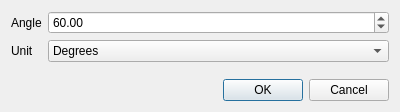
<?xml version="1.0" encoding="UTF-8"?>
<ui version="4.0">
 <class>TiltingAngleParametersDialog</class>
 <widget class="QDialog" name="TiltingAngleParametersDialog">
  <property name="windowModality">
   <enum>Qt::ApplicationModal</enum>
  </property>
  <property name="geometry">
   <rect>
    <x>0</x>
    <y>0</y>
    <width>400</width>
    <height>112</height>
   </rect>
  </property>
  <property name="minimumSize">
   <size>
    <width>400</width>
    <height>112</height>
   </size>
  </property>
  <property name="windowTitle">
   <string>Tilting Angle Parameters</string>
  </property>
  <layout class="QGridLayout" name="gridLayout">
   <item row="0" column="0">
    <layout class="QFormLayout" name="formLayout">
     <item row="0" column="0">
      <widget class="QLabel" name="angleLabel">
       <property name="text">
        <string>Angle</string>
       </property>
      </widget>
     </item>
     <item row="1" column="0">
      <widget class="QLabel" name="unitLabel">
       <property name="text">
        <string>Unit</string>
       </property>
      </widget>
     </item>
     <item row="1" column="1">
      <widget class="QComboBox" name="unitComboBox">
       <item>
        <property name="text">
         <string>Degrees</string>
        </property>
       </item>
       <item>
        <property name="text">
         <string>Radians</string>
        </property>
       </item>
      </widget>
     </item>
     <item row="0" column="1">
      <widget class="QDoubleSpinBox" name="angleDoubleSpinBox">
       <property name="maximum">
        <double>9999999.000000000000000</double>
       </property>
       <property name="singleStep">
        <double>0.010000000000000</double>
       </property>
       <property name="value">
        <double>60.000000000000000</double>
       </property>
      </widget>
     </item>
    </layout>
   </item>
   <item row="1" column="0">
    <widget class="QDialogButtonBox" name="buttonBox">
     <property name="orientation">
      <enum>Qt::Horizontal</enum>
     </property>
     <property name="standardButtons">
      <set>QDialogButtonBox::Cancel|QDialogButtonBox::Ok</set>
     </property>
    </widget>
   </item>
  </layout>
 </widget>
 <tabstops>
  <tabstop>angleDoubleSpinBox</tabstop>
  <tabstop>unitComboBox</tabstop>
 </tabstops>
 <resources/>
 <connections>
  <connection>
   <sender>buttonBox</sender>
   <signal>accepted()</signal>
   <receiver>TiltingAngleParametersDialog</receiver>
   <slot>accept()</slot>
   <hints>
    <hint type="sourcelabel">
     <x>248</x>
     <y>254</y>
    </hint>
    <hint type="destinationlabel">
     <x>157</x>
     <y>274</y>
    </hint>
   </hints>
  </connection>
  <connection>
   <sender>buttonBox</sender>
   <signal>rejected()</signal>
   <receiver>TiltingAngleParametersDialog</receiver>
   <slot>reject()</slot>
   <hints>
    <hint type="sourcelabel">
     <x>316</x>
     <y>260</y>
    </hint>
    <hint type="destinationlabel">
     <x>286</x>
     <y>274</y>
    </hint>
   </hints>
  </connection>
 </connections>
</ui>
